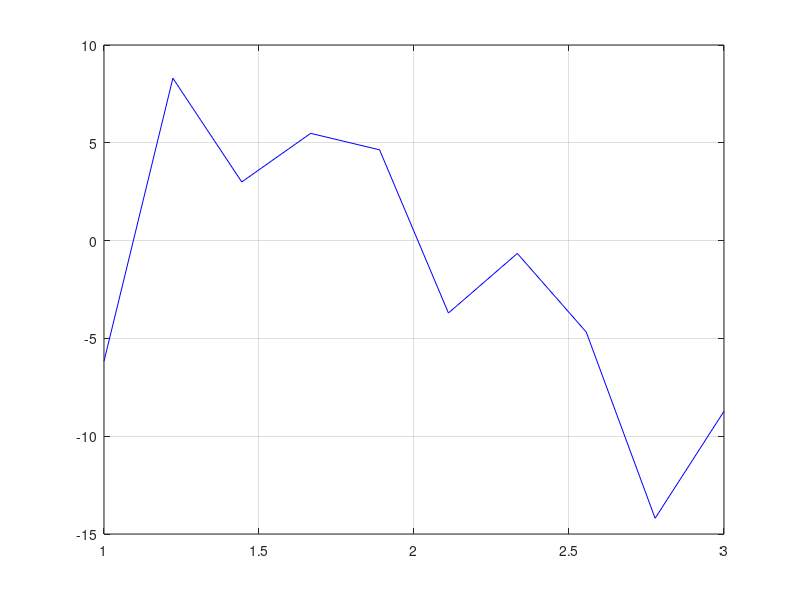

The MATLAB source for this figure:
T = dlmread('data.txt');
x = T(1,1:10);
x = x'; % X values in columns
y = T(2,1:10);
y = y'; % Y values in columns

n = 3;

% xStar = [sum(X.^2) sum(X); sum(X) size(X,1)]\[XY; sum(Y)];



yu = max(y);
yl = min(y);
yr = (yu-yl);                               % Range of ‘y’
yz = y-yu+(yr/2);
zx = x(yz .* circshift(yz,[0 1]) <= 0);     % Find zero-crossings
per = 2*mean(diff(zx));                     % Estimate period
ym = mean(y);                               % Estimate offset
fit = @(b,x)  b(1).*(sin(2*pi*x./b(2) + 2*pi/b(3))) + b(4);    % Function to fit
fcn = @(b) sum((fit(b,x) - y).^2);                              % Least-Squares cost function
s = fminsearch(fcn,[yr;per;-1;ym]);                       % Minimise Least-Squares
xp = linspace(min(x),max(x));
figure(1)
plot(x,y,'b',  xp,fit(s,xp), 'r')
grid